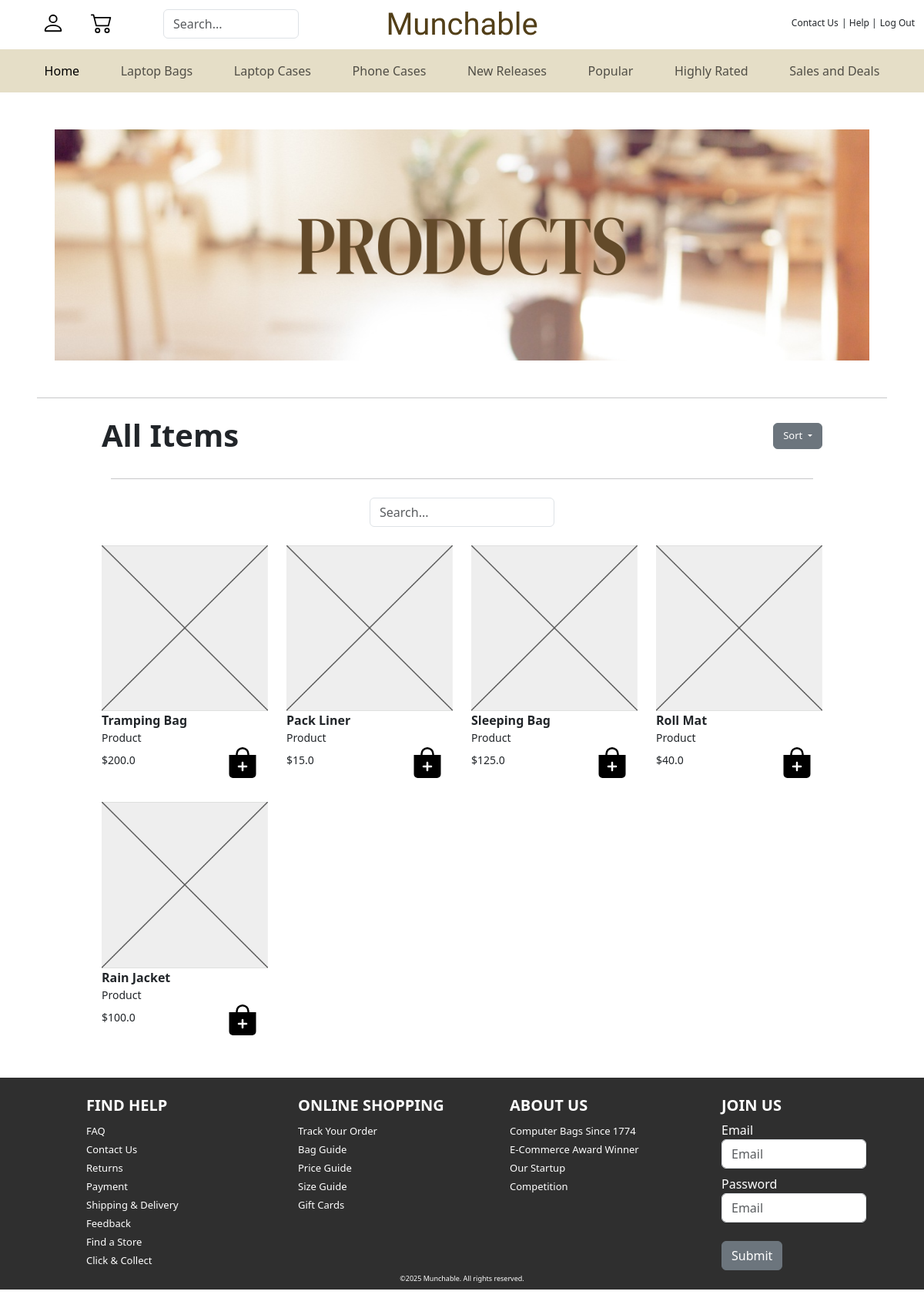
The page /shop on the database as committed earlier.
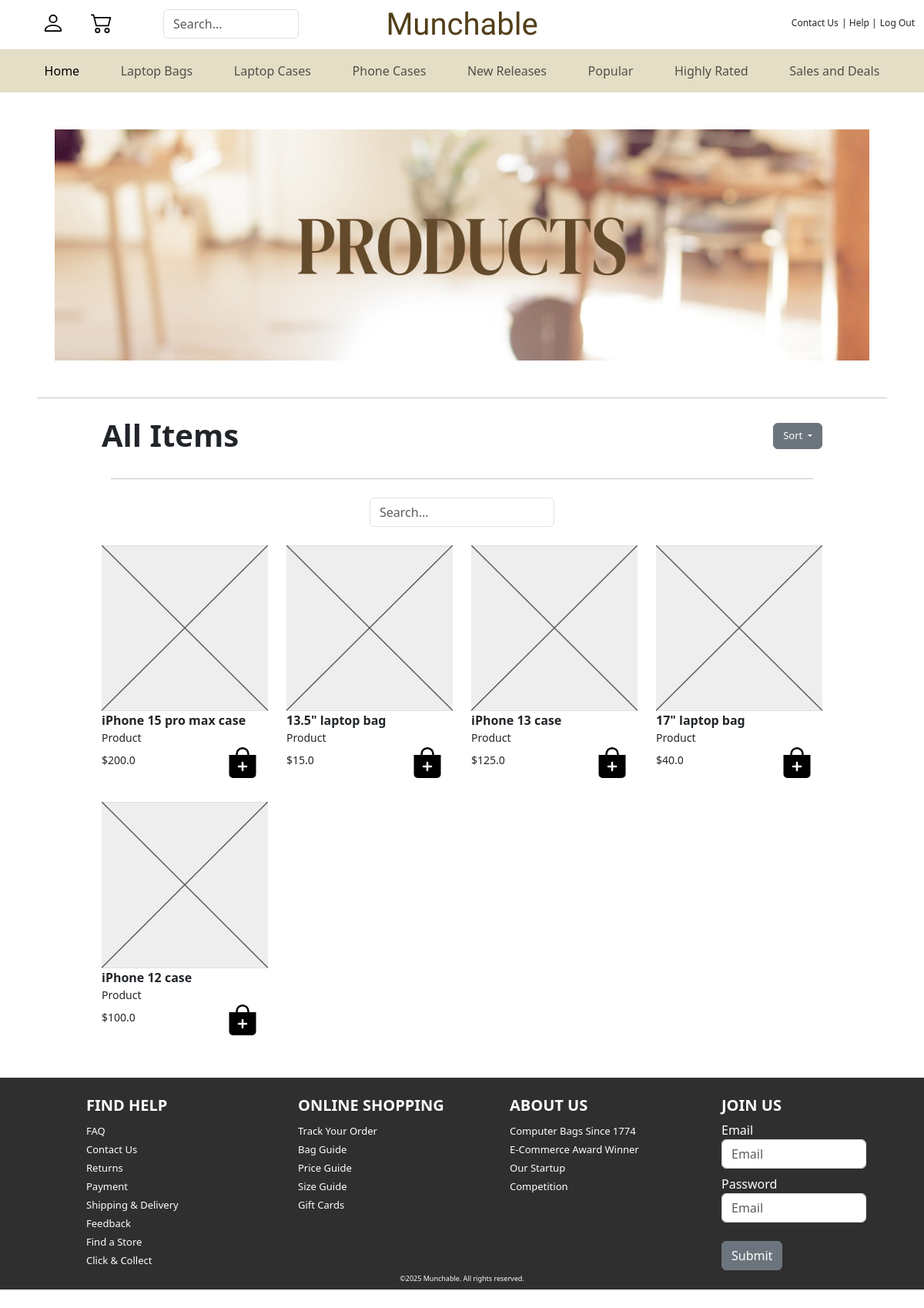
The same page on the database as committed later.
### tables this page shows
CREATE TABLE tbl_items(
  	id INTEGER,
	name VARCHAR(50),
  	cost FLOAT,
  	image BLOB,
  	stock INT,
    PRIMARY KEY (id)
);

### app.py (the view, shortened to what this page needs)
@app.route('/shop', methods=['GET', 'POST'])
def index():
    role = session.get('role', None)
    user = session.get('id', None)
    if request.form.get('action') == 'login':
       return redirect('/login')
    if request.form.get('action') == 'admin':
       return redirect('/admin')
    if request.form.get('action') == 'account':
       return redirect('/account')
    sortcolumn = 'id'
    sortvar = 'ASC'
    searchinput = ''
    data = get_items(searchinput, sortvar, sortcolumn)
    return render_template("shop.html", items=data, role=role, user=user)

### app.py (called while the page is built)
def get_db_connection():
  conn = None;
  try:
      conn = sqlite3.connect("assets/shopped_data.db");
      print("---------------------------------------------------------------")
      print("[LOG] - Connected to database. Version", sqlite3.version);
  except Error as er:
      print(er);
  conn.row_factory = sqlite3.Row;
  sql = """
          PRAGMA foreign_keys = ON
          """
  conn.execute(sql);
  return conn

def get_items(searchinput, sortvar, sortcolumn):
  conn = get_db_connection()
  cur = conn.cursor()
  sql = f"""
  SELECT * FROM tbl_items
  WHERE (id LIKE '%{searchinput}%'
  OR name LIKE '%{searchinput}%'
  OR cost LIKE '%{searchinput}%'
  OR image LIKE '%{searchinput}%'
  OR stock LIKE '%{searchinput}%')
  ORDER BY {sortcolumn} {sortvar}
  """
  changed_table = cur.execute(sql).fetchall()
  print(f"[LOG] - Table has been updated. Sort type: {sortvar}, column sorted: {sortcolumn}, search input: {searchinput}.")
  print("---------------------------------------------------------------")
  conn.close()
  return changed_table;

### templates/shop.html (shortened to what the changed rows need)
<!doctype html>
<html lang="en" data-bs-theme="auto">
<head>
    <link href="https://cdn.jsdelivr.net/npm/bootstrap@5.3.3/dist/css/bootstrap.min.css" rel="stylesheet"
>
    <link rel="stylesheet" href="https://cdn.jsdelivr.net/npm/@docsearch/css@3">
    <link rel="stylesheet" href="https://cdn.jsdelivr.net/npm/bootstrap-icons@1.11.3/font/bootstrap-icons.min.css">
    <link href="../assets/dist/css/bootstrap.min.css" rel="stylesheet">
</head>
<body>
    <div class="container-fluid mt-2">
        <div class="row">
            <div class="col-4 text-center" style="font-family:'Special Elite'; color:rgb(82, 63, 24)">
                <a href="home" class="text-decoration-none text-reset"><h1>Munchable</h1></a>
            </div>
        </div>
    </div>
    <div class="container-fluid d-flex justify-content-between" style="width: 80%">
        <h1 class="fw-bold">All Items</h1>
    </div>
    <div class="container-fluid" style="width: 80%;">
        <div class="row">
            {% for i in items %}
            <div class="col-12 col-sm-6 col-md-4 col-lg-3 mt-4">
                <a href="#" class="text-decoration-none text-reset">
                    <img src="/assets/images/Screen Shot 2025-09-09 at 12.11.10 PM.png" height="width" width="100%">
                    <small class="d-inline fs-6 fw-bold">{{ i['name'] }}</small>
                </a>
                <form method="POST">
                    <button type="submit" name="action" value="cart" class="btn float-end mt-3 btn-hover-raise">
                        <svg width="40" height="40">
                            <use xlink:href="#add"></use>
                        </svg>
                    </button>
                </form>
                <small class="d-block fw-lighter">Product</small>
                <small class="d-block mt-2">${{ i['cost'] }}</small>
            </div>
            {% endfor %}
        </div>
    </div>
</body>
</html>

Rows that differ between the two databases and show on the page:
changed tbl_items: name "Tramping Bag" → "iPhone 15 pro max case"
changed tbl_items: name "Pack Liner" → "13.5\" laptop bag"
changed tbl_items: name "Sleeping Bag" → "iPhone 13 case"
changed tbl_items: name "Roll Mat" → "17\" laptop bag"
changed tbl_items: name "Rain Jacket" → "iPhone 12 case"
